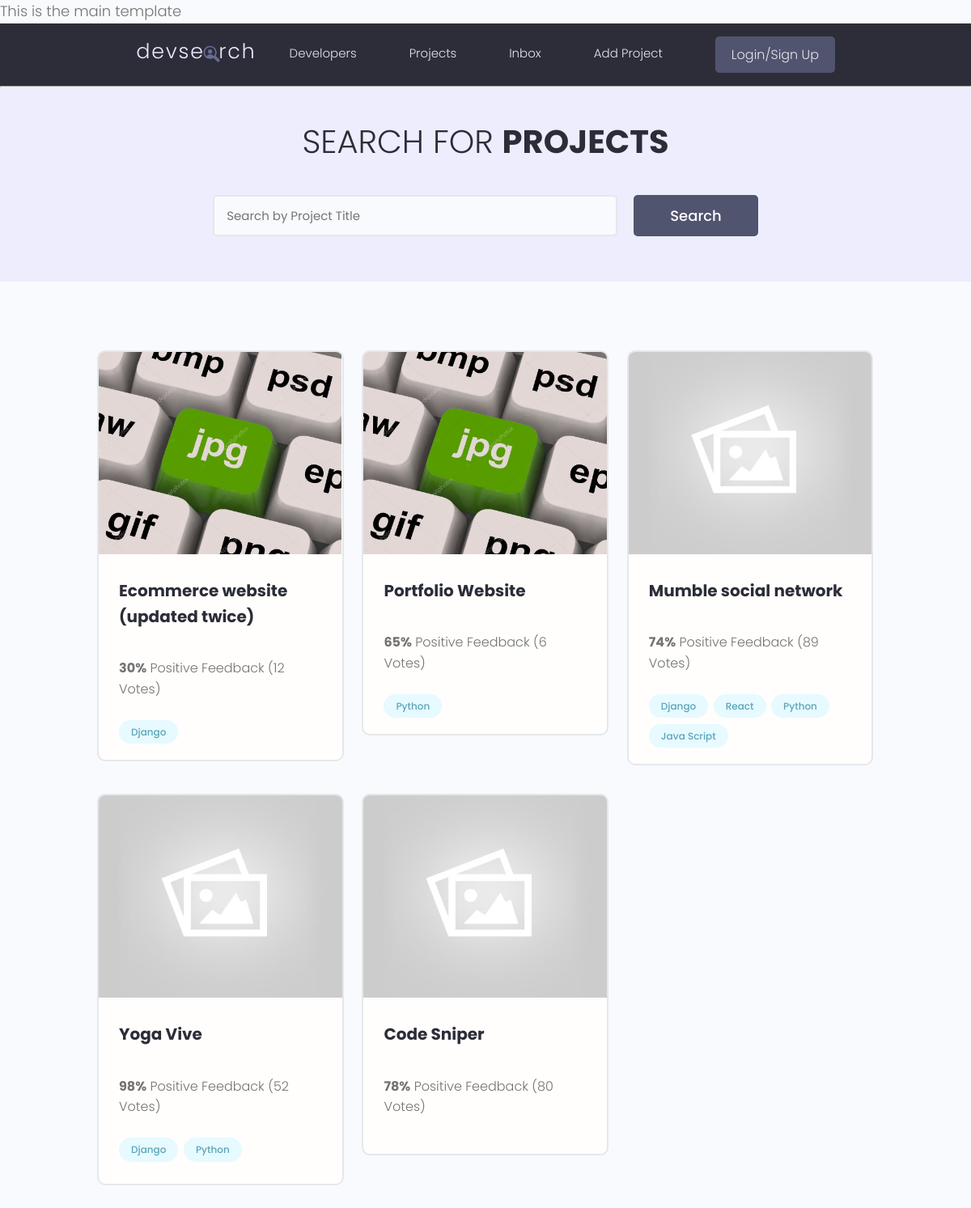
Before: /projects with the older database file.
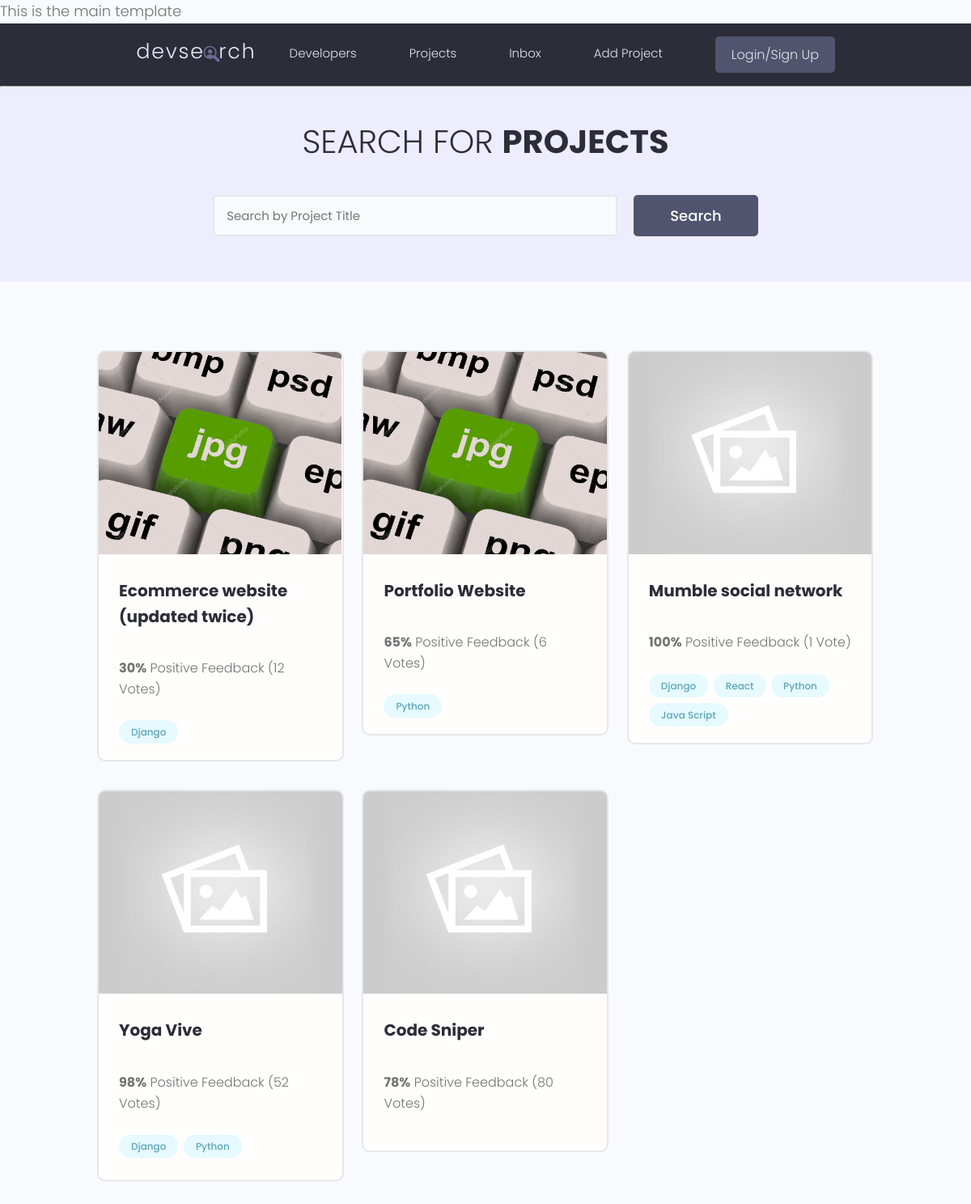
After: the same page with the newer database file.
### projects/models.py (models this page shows, shortened)
class Project(models.Model):
    owner = models.ForeignKey(Profile, null=True, blank=True, on_delete=models.SET_NULL)
    title = models.CharField(max_length=200)
    description = models.TextField(null=True,blank=True)
    featured_image = models.ImageField(null=True, blank=True, default="default.jpg")
    demo_link = models.URLField(max_length=2000,null=True,blank=True)
    source_link = models.CharField(max_length=2000,null=True,blank=True)
    tags = models.ManyToManyField('Tag',blank=True)
    vote_total = models.IntegerField(null=True, default=0, blank=True)
    vote_ratio = models.IntegerField(null=True, default=0, blank=True)
    created = models.DateTimeField(auto_now_add=True)
    id = models.UUIDField(default=uuid.uuid4,unique=True,primary_key=True,editable=False)

class Tag(models.Model):
    created = models.DateTimeField(auto_now_add=True)
    id = models.UUIDField(default=uuid.uuid4,unique=True,primary_key=True,editable=False)
    name=models.CharField(max_length=200)
    def __str__(self):
        return self.name

### projects/views.py (the view)
# urls.py: path('',views.projects,name="projects"),
def projects(request):
    projects = Project.objects.all()
    context={'projects':projects}
    return render(request, 'projects/projects.html',context)

### projects/templates/projects/projects.html (shortened to what this page needs)
{% extends 'main.html' %}
{% block content %}
    <main class="projects">
        <section class="hero-section text-center">
          <div class="container container--narrow">
            <div class="hero-section__box">
              <h2>Search for <span>Projects</span></h2>
            </div>
            <div class="hero-section__search">
              <form class="form" action="#" method="get">
                <div class="form__field">
                  <input class="input input--text" id="formInput#search" type="text" name="text"
                    placeholder="Search by Project Title" />
                </div>
                <input class="btn btn--sub btn--lg" type="submit" value="Search" />
              </form>
            </div>
          </div>
        </section>
        <section class="projectsList">
          <div class="container">
            <div class="grid grid--three">
            {% for project in projects %}
              <div class="column">
                <div class="card project">
                  <a href="{% url 'project' project.id %}" class="project">
                    <img class="project__thumbnail" src="{{project.featured_image.url}}" alt="project thumbnail" />
                    <div class="card__body">
                      <h3 class="project__title">{{project.title}}</h3>
                      <p><a class="project__author" href="{% url 'project' project.id %}">{{Project.owner.name}}</a></p>
                      <p class="project--rating">
                        <span style="font-weight: bold;">{{project.vote_ratio}}%</span> Positive
                        Feedback ({{project.vote_total}} Vote{{project.vote_total|pluralize:"s"}})
                      </p>
                      <div class="project__tags">
                        {% for tag in project.tags.all %}
                        <span class="tag tag--pill tag--main">
                          <small>{{tag}}</small>
                        </span>
                        {% endfor %}
                      </div>
                    </div>
                  </a>
                </div>
              </div>
              {% endfor %}
            </div>
          </div>
        </section>
      </main>
    {% endblock content %}

### templates/main.html (shortened to what this page needs)
<!DOCTYPE html>
{% load static %}
<html>
<head>
    <link rel="stylesheet" href="https://cdn.iconmonstr.com/1.3.0/css/iconmonstr-iconic-font.min.css" />
    <link rel="stylesheet" href="{% static 'uikit/styles/uikit.css' %}" />
    <link rel="stylesheet" href="{% static 'styles/app.css' %}" />
</head>
<body>
    <h6>This is the main template</h6>
    {% include 'navbar.html' %}
    {% block content %}
    {% endblock content %}
</body>
</html>

### templates/navbar.html (shortened to what this page needs)
{% load static %}
  <header class="header">
    <div class="container container--narrow">
      <a href="{% url 'profiles' %}" class="header__logo">
        <img src="{% static 'images/logo.svg' %}" alt="DevSearch Logo" />
      </a>
      <nav class="header__nav">
        <ul class="header__menu">
          <li class="header__menuItem"><a href="{% url 'profiles' %}">Developers</a></li>
          <li class="header__menuItem"><a href="{% url 'projects' %}">Projects</a></li>
          <li class="header__menuItem"><a href="">Inbox</a></li>
          <li class="header__menuItem"><a href="{% url 'create-project' %}" >Add Project</a></li>
          <li class="header__menuItem"><a href="" class="btn btn--sub">Login/Sign Up</a></li>
        </ul>
      </nav>
    </div>
  </header>
<hr>

### static/styles/app.css (style rules this page uses)
:root { --color-sub: #2d2d39; }
.btn--sub { background-color: var(--color-sub-light); }
.card { border: 2px solid var(--color-light); }
img { width: 100%; }
.header { position: sticky; z-index: 111; background-color: var(--color-sub); padding: 1.5rem 0; }
.header > .container { display: flex; justify-content: space-between; align-items: center; }
.header__logo > img { height: 3.8rem; }
.header__nav > ul { display: inline-flex; align-items: center; list-style: none; gap: 6.5rem; }
.header__menuItem > a { color: var(--color-light); font-weight: 300; }
.hero-section { height: 40vh; display: flex; align-items: center; background-color: var(--color-sub); }
.hero-section__box { margin-bottom: 4rem; }
.hero-section__box > h2, .hero-section__box > h2 > span { font-size: 4rem; color: var(--color-light); line-height: 1.3; text-transform: uppercase; }
.hero-section__box > h2 { font-weight: 300; }
.hero-section__box > h2 > span { font-weight: 700; }
.hero-section__search > .form { display: flex; align-items: center; justify-content: center; gap: 2rem; }
.hero-section__search > .form input.input--text { width: 50rem; }
.project--rating { margin-bottom: 1.6em; margin-top: .5em; }
.projects > .hero-section { background: var(--color-sub-lighter); height: 30vh; }
.projects .hero-section__box { margin-bottom: 2.5rem; }
.projects .hero-section__box > h2 { color: var(--color-sub); }
.projects .hero-section__box > h2 > span { font-weight: 700; color: var(--color-sub); }
.projectsList { margin-top: 8rem; }
.project__thumbnail { height: 25rem; object-fit: cover; object-position: top center; }
.project__title { font-size: 2rem; font-weight: 700; color: var(--color-sub); }

### static/uikit/styles/modules/_variables.css (style rules this page uses)
:root { --color-main: #5aa5b9; --color-main-light: #e6faff; --color-sub: #3f4156; --color-sub-light: #51546e; --color-sub-lighter: #ededfd; --color-text: #737373; --color-gray: #8b8b8b; --color-light: #e5e7eb; --color-light-gray: #767676; --color-bg: #f8fafd; --color-white: #fffefd; --color-white-light: #f3f3f3; --color-success: #359e64; --color-success-bg: #def8e8; --color-error: #fc4b0b; --color-error-bg: #fff2ee; --font-base: 'Poppins', arial, helvetica, 'Segoe UI', roboto, ubuntu, sans-serif; --font-monospace: 'Fira Code', 'Courier New', courier, monospace; --font-regular: 300; --font-medium: 500; --font-bold: 700; --generic-shadow: 1px 1px 5px #00000010; --generic-transition: all 0.3s ease-in-out; }

### static/uikit/styles/modules/_base.css (style rules this page uses)
* { margin: 0; padding: 0; box-sizing: border-box; text-rendering: optimizeLegibility; color: inherit; font-size: inherit; }
html { font-size: 50%; }
@media only screen and (min-width: 480px) { html { font-size: 56.25%; } }
@media only screen and (min-width: 1200px) { html { font-size: 62.5%; } }
body { line-height: 1.6; font-weight: 400; font-size: 1.5rem; color: var(--color-text); background-color: var(--color-bg); min-height: 100vh; }

### static/uikit/styles/modules/_typography.css (style rules this page uses)
* { font-family: var(--font-base); }
h2 { font-size: 3.6rem; font-weight: var(--font-bold); }
h3 { font-size: 3.2rem; font-weight: var(--font-medium); }
h5, h6 { font-weight: var(--font-regular); }
h6 { font-size: 1.8rem; }
p, span, strong { font-size: 1.6rem; color: var(--color-text); font-weight: var(--font-regular); }
a { padding-bottom: 2px; text-decoration: none; display: inline-block; color: var(--color-main); font-weight: var(--font-medium); }

### static/uikit/styles/modules/_utilities.css (style rules this page uses)
.container { width: 92%; max-width: 165rem; margin: 0 auto; box-sizing: border-box; }
.container--narrow { width: 92%; max-width: 120rem; }
@media screen and (min-width: 1000px) { .container { width: 90%; } }
@media screen and (min-width: 1000px) { .container--narrow { width: 85%; } }
@media screen and (min-width: 1200px) { .container { width: 80%; } }
@media screen and (min-width: 1200px) { .container--narrow { width: 72%; } }
.text-center { text-align: center; }

### static/uikit/styles/modules/_button.css (style rules this page uses)
.btn { display: inline-block; position: relative; cursor: pointer; background-color: var(--color-light); font-weight: var(--font-medium); color: var(--color-sub); text-decoration: none; padding: 1rem 2rem; border-radius: 0.5rem; border: none; width: -webkit-fit-content; width: -moz-fit-content; width: fit-content; height: -webkit-fit-content; height: -moz-fit-content; height: fit-content; font-size: 1.6rem; outline-width: 0; outline-color: transparent; -webkit-backface-visibility: hidden; backface-visibility: hidden; transition: all 0.3s ease-in-out; }
.btn--sub { background-color: var(--color-sub); color: var(--color-white); }
.btn--lg { font-size: 1.8rem; padding: 1.2rem 4.5rem; }

Changed rows visible on the page:
changed Project "Mumble social network": vote_ratio "74" → "100"; vote_total "89" → "1"
